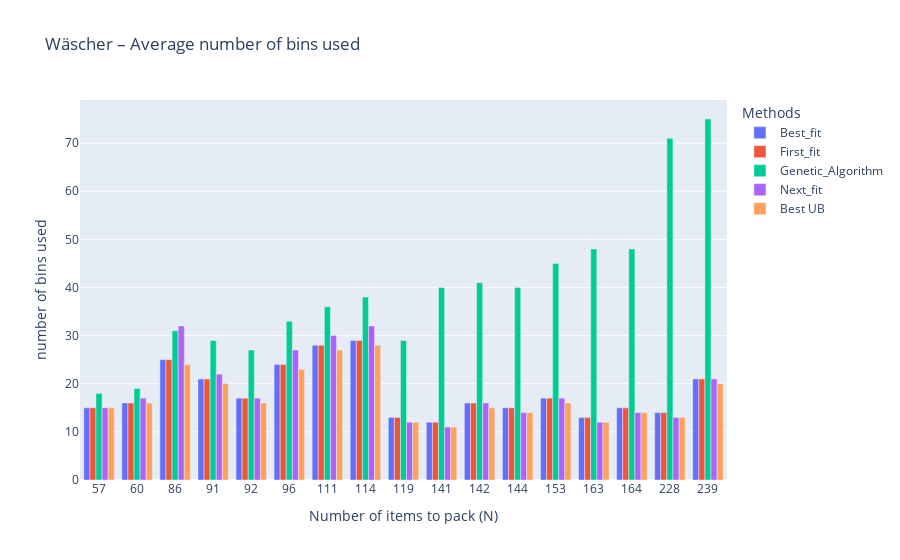

Write notebook code for a chart like this one.
### Code cell
plot_category_metric_by_n('Wäscher', 'BIN_NUMBER')

### Figure 1 — Plotly figure (JSON) as saved in the notebook; plotly's stock layout.template omitted (floating-point values rounded to 4 significant figures)
{"data": [{"alignmentgroup": "True", "hovertemplate": "METHOD_NAME=Best_fit<br>N=%{x}<br>BIN_NUMBER=%{y}<extra></extra>", "legendgroup": "Best_fit", "marker": {"color": "#636efa", "pattern": {"shape": ""}}, "name": "Best_fit", "offsetgroup": "Best_fit", "orientation": "v", "showlegend": true, "textposition": "auto", "type": "bar", "x": ["57", "60", "86", "91", "92", "96", "111", "114", "119", "141", "142", "144", "153", "163", "164", "228", "239"], "xaxis": "x", "y": [15, 16, 25, 21, 17, 24, 28, 29, 13, 12, 16, 15, 17, 13, 15, 14, 21], "yaxis": "y"}, {"alignmentgroup": "True", "hovertemplate": "METHOD_NAME=First_fit<br>N=%{x}<br>BIN_NUMBER=%{y}<extra></extra>", "legendgroup": "First_fit", "marker": {"color": "#EF553B", "pattern": {"shape": ""}}, "name": "First_fit", "offsetgroup": "First_fit", "orientation": "v", "showlegend": true, "textposition": "auto", "type": "bar", "x": ["57", "60", "86", "91", "92", "96", "111", "114", "119", "141", "142", "144", "153", "163", "164", "228", "239"], "xaxis": "x", "y": [15, 16, 25, 21, 17, 24, 28, 29, 13, 12, 16, 15, 17, 13, 15, 14, 21], "yaxis": "y"}, {"alignmentgroup": "True", "hovertemplate": "METHOD_NAME=Genetic_Algorithm<br>N=%{x}<br>BIN_NUMBER=%{y}<extra></extra>", "legendgroup": "Genetic_Algorithm", "marker": {"color": "#00cc96", "pattern": {"shape": ""}}, "name": "Genetic_Algorithm", "offsetgroup": "Genetic_Algorithm", "orientation": "v", "showlegend": true, "textposition": "auto", "type": "bar", "x": ["57", "60", "86", "91", "92", "96", "111", "114", "119", "141", "142", "144", "153", "163", "164", "228", "239"], "xaxis": "x", "y": [18, 19, 31, 29, 27, 33, 36, 38, 29, 40, 41, 40, 45, 48, 48, 71, 75], "yaxis": "y"}, {"alignmentgroup": "True", "hovertemplate": "METHOD_NAME=Next_fit<br>N=%{x}<br>BIN_NUMBER=%{y}<extra></extra>", "legendgroup": "Next_fit", "marker": {"color": "#ab63fa", "pattern": {"shape": ""}}, "name": "Next_fit", "offsetgroup": "Next_fit", "orientation": "v", "showlegend": true, "textposition": "auto", "type": "bar", "x": ["57", "60", "86", "91", "92", "96", "111", "114", "119", "141", "142", "144", "153", "163", "164", "228", "239"], "xaxis": "x", "y": [15, 17, 32, 22, 17, 27, 30, 32, 12, 11, 16, 14, 17, 12, 14, 13, 21], "yaxis": "y"}, {"alignmentgroup": "True", "hovertemplate": "METHOD_NAME=Best UB<br>N=%{x}<br>BIN_NUMBER=%{y}<extra></extra>", "legendgroup": "Best UB", "marker": {"color": "#FFA15A", "pattern": {"shape": ""}}, "name": "Best UB", "offsetgroup": "Best UB", "orientation": "v", "showlegend": true, "textposition": "auto", "type": "bar", "x": ["57", "60", "86", "91", "92", "96", "111", "114", "119", "141", "142", "144", "153", "163", "164", "228", "239"], "xaxis": "x", "y": [15, 16, 24, 20, 16, 23, 27, 28, 12, 11, 15, 14, 16, 12, 14, 13, 20], "yaxis": "y"}], "layout": {"autosize": true, "barmode": "group", "legend": {"title": {"text": "Methods"}, "tracegroupgap": 0}, "title": {"text": "Wäscher – Average number of bins used"}, "xaxis": {"anchor": "y", "autorange": true, "domain": [0, 1], "range": [-0.5, 16.5], "title": {"text": "Number of items to pack (N)"}, "type": "category"}, "yaxis": {"anchor": "x", "autorange": true, "domain": [0, 1], "range": [0, 78.95], "title": {"text": "number of bins used"}, "type": "linear"}}}
